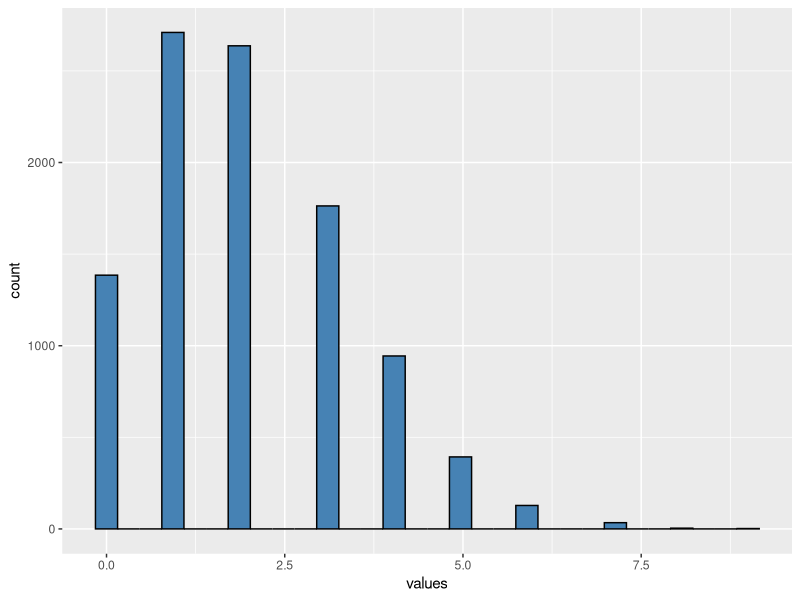
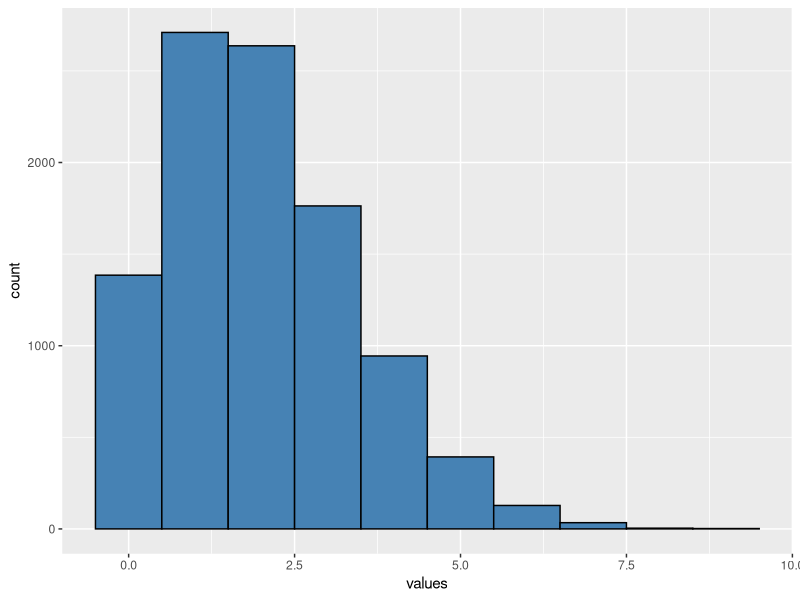
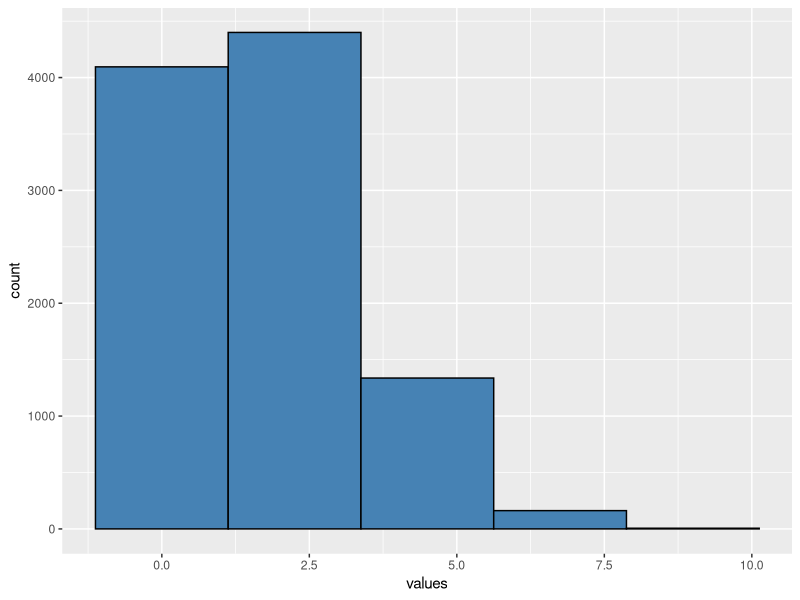

Write R code to recreate these figures, in order.
# Example: Set Number of Bins for Histogram in ggplot2
# make this example reproducible
set.seed(0)

# create data frame with 10,000 random values that follow Poisson distribution
df <- data.frame(values=rpois(n=10000, lambda = 2))

# view first five rows of data frame
head(df)

library("ggplot2")

ggplot(df, aes(x=values)) + 
  geom_histogram(fill="steelblue", col="black")

library("ggplot2")

ggplot(df, aes(x=values)) + 
  geom_histogram(fill="steelblue", col="black", bins=10)

library("ggplot2")

ggplot(df, aes(x=values)) + 
  geom_histogram(fill="steelblue", col="black", bins = 5)
